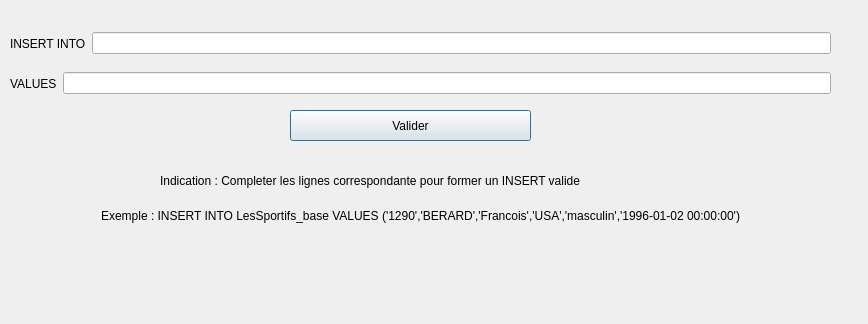
<?xml version="1.0" encoding="UTF-8"?>
<ui version="4.0">
 <class>fct_fournie_add</class>
 <widget class="QDialog" name="fct_fournie_add">
  <property name="geometry">
   <rect>
    <x>0</x>
    <y>0</y>
    <width>868</width>
    <height>324</height>
   </rect>
  </property>
  <property name="windowTitle">
   <string>Ajout BD V1</string>
  </property>
  <widget class="QWidget" name="horizontalLayoutWidget">
   <property name="geometry">
    <rect>
     <x>10</x>
     <y>70</y>
     <width>821</width>
     <height>27</height>
    </rect>
   </property>
   <layout class="QHBoxLayout" name="horizontalLayout_values">
    <item>
     <widget class="QLabel" name="label_values">
      <property name="text">
       <string>VALUES</string>
      </property>
     </widget>
    </item>
    <item>
     <widget class="QLineEdit" name="lineEdit_values"/>
    </item>
   </layout>
  </widget>
  <widget class="QPushButton" name="pushButton_Add">
   <property name="geometry">
    <rect>
     <x>290</x>
     <y>110</y>
     <width>241</width>
     <height>31</height>
    </rect>
   </property>
   <property name="text">
    <string>Valider</string>
   </property>
  </widget>
  <widget class="QLabel" name="label_indication">
   <property name="geometry">
    <rect>
     <x>160</x>
     <y>170</y>
     <width>621</width>
     <height>21</height>
    </rect>
   </property>
   <property name="text">
    <string>Indication : Completer les lignes correspondante pour former un INSERT valide </string>
   </property>
  </widget>
  <widget class="QWidget" name="horizontalLayoutWidget_3">
   <property name="geometry">
    <rect>
     <x>10</x>
     <y>30</y>
     <width>821</width>
     <height>27</height>
    </rect>
   </property>
   <layout class="QHBoxLayout" name="horizontalLayout_insert">
    <item>
     <widget class="QLabel" name="label_insert">
      <property name="text">
       <string>INSERT INTO</string>
      </property>
     </widget>
    </item>
    <item>
     <widget class="QLineEdit" name="lineEdit_insert"/>
    </item>
   </layout>
  </widget>
  <widget class="QLabel" name="label_exemple">
   <property name="geometry">
    <rect>
     <x>20</x>
     <y>200</y>
     <width>801</width>
     <height>31</height>
    </rect>
   </property>
   <property name="text">
    <string>Exemple : INSERT INTO LesSportifs_base VALUES ('1290','BERARD','Francois','USA','masculin','1996-01-02 00:00:00')</string>
   </property>
   <property name="alignment">
    <set>Qt::AlignCenter</set>
   </property>
   <property name="wordWrap">
    <bool>true</bool>
   </property>
  </widget>
  <widget class="QLabel" name="label_fct_add_info">
   <property name="geometry">
    <rect>
     <x>30</x>
     <y>270</y>
     <width>782</width>
     <height>17</height>
    </rect>
   </property>
   <property name="text">
    <string/>
   </property>
   <property name="alignment">
    <set>Qt::AlignCenter</set>
   </property>
  </widget>
  <widget class="QLabel" name="label_fct_add_query">
   <property name="geometry">
    <rect>
     <x>30</x>
     <y>240</y>
     <width>782</width>
     <height>17</height>
    </rect>
   </property>
   <property name="text">
    <string/>
   </property>
   <property name="alignment">
    <set>Qt::AlignCenter</set>
   </property>
  </widget>
 </widget>
 <resources/>
 <connections>
  <connection>
   <sender>pushButton_Add</sender>
   <signal>clicked()</signal>
   <receiver>fct_fournie_add</receiver>
   <slot>refreshResult()</slot>
   <hints>
    <hint type="sourcelabel">
     <x>437</x>
     <y>21</y>
    </hint>
    <hint type="destinationlabel">
     <x>91</x>
     <y>1</y>
    </hint>
   </hints>
  </connection>
 </connections>
 <slots>
  <slot>refreshResult()</slot>
 </slots>
</ui>
